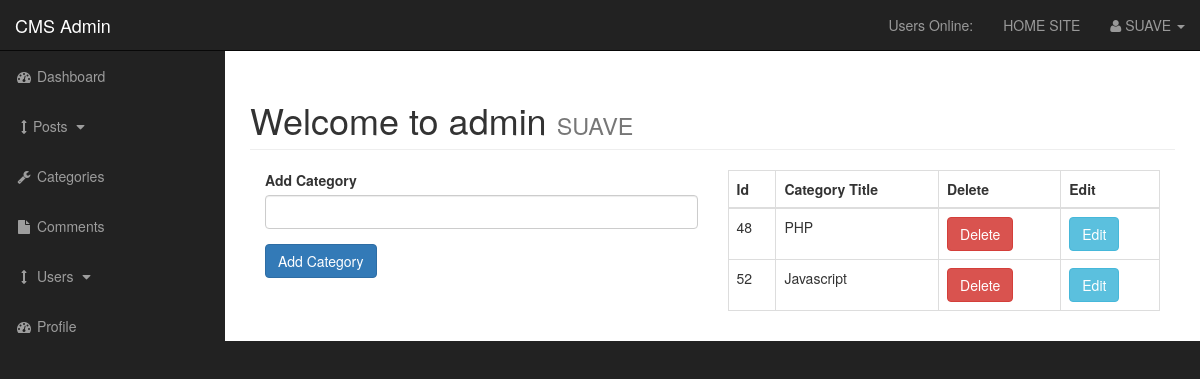
Screenshot of /admin/categories.php (signed in) with the database file from the repository.
### tables this page shows
CREATE TABLE `categories` (
  `cat_id` int(3) NOT NULL,
  `cat_title` varchar(255) NOT NULL
);

### admin/categories.php (the view, shortened to what this page needs)
<?php include "includes/admin_header.php" ?>
    <div id="wrapper">
        <?php include "includes/admin_navigation.php" ?>
<div id="page-wrapper">
<div class="container-fluid">
    <div class="row">
        <div class="col-lg-12">
            <h1 class="page-header">
                Welcome to admin
                <small>
                    <?php
                        if(isset($_SESSION['username'])) {
                            echo strtoupper($_SESSION['username']);
                        }
                    ?>
                </small>
            </h1>
            <div class="col-xs-6">
    <form action="" method="post">
      <div class="form-group">
         <label for="cat-title">Add Category</label>
          <input type="text" class="form-control" name="cat_title">
      </div>
       <div class="form-group">
          <input class="btn btn-primary" type="submit" name="submit" value="Add Category">
      </div>
    </form>
    </div>
            <div class="col-xs-6">
    <table class="table table-bordered table-hover">
        <thead>
            <tr>
                <th>Id</th>
                <th>Category Title</th>
                <th>Delete</th>
                <th>Edit</th>
            </tr>
        </thead>
        <tbody>
        <?php
    $query = "SELECT * FROM categories";
    $select_categories = mysqli_query($connection,$query);
    while($row = mysqli_fetch_assoc($select_categories)) {
    $cat_id = $row['cat_id'];
    $cat_title = $row['cat_title'];
    echo "<tr>";
    echo "<td>{$cat_id}</td>";
    echo "<td>{$cat_title}</td>";
    echo "<td><a href='categories.php?delete={$cat_id}' class='btn btn-danger'>Delete</a></td>";
    echo "<td><a href='categories.php?edit={$cat_id}' class='btn btn-info'>Edit</a></td>";
    echo "</tr>";
    }
?>
        </tbody>
    </table>
                </div>
            </div>
        </div>
    </div>
</div>
    <?php include "includes/admin_footer.php" ?>

### admin/css/sb-admin.css (style rules this page uses)
body { margin-top: 100px; background-color: #222; }
@media (min-width:768px) { body { margin-top: 50px; } }
#wrapper { padding-left: 0; }
#page-wrapper { width: 100%; padding: 0; background-color: #fff; }
@media (min-width:768px) { #wrapper { padding-left: 225px; } }
@media (min-width:768px) { #page-wrapper { padding: 10px; } }

### rows the page displays
categories: cat_id "48", cat_title "PHP"
categories: cat_id "52", cat_title "Javascript"

### other values shown
$_SESSION['username'] "SUAVE"
